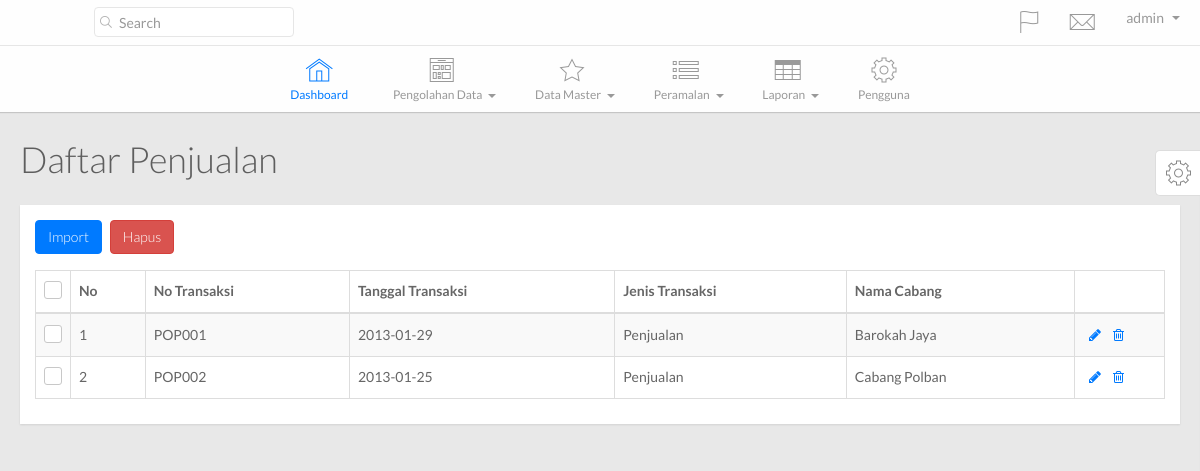
The app's page /main.php?hal=daftar_penjualan (signed in), older data.
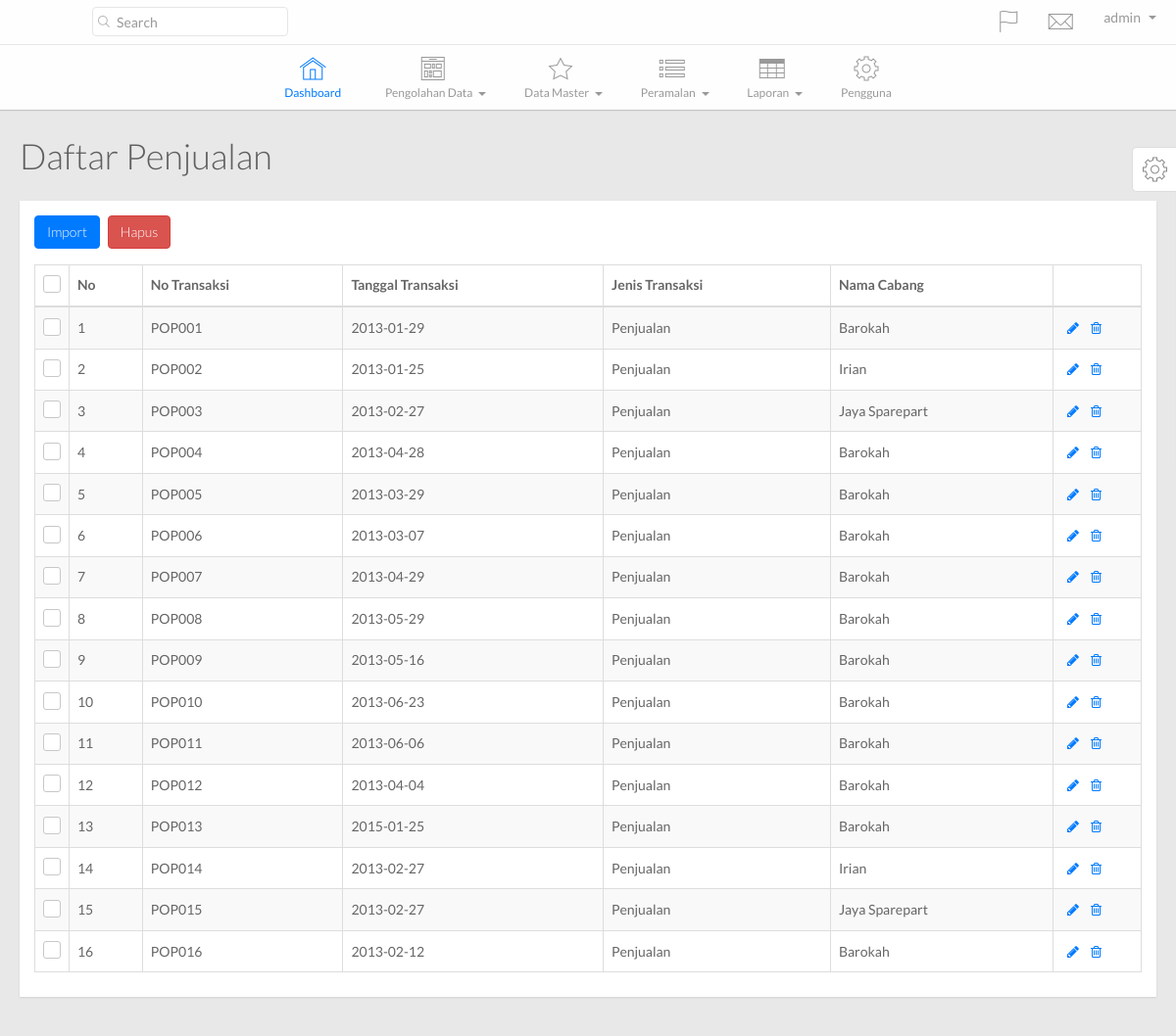
The same page, newer data.
### tables this page shows
CREATE TABLE IF NOT EXISTS `tb_penjualan` (
  `id_transaksi` varchar(30) NOT NULL,
  `tgl_jual` date NOT NULL,
  `kode_cabang` varchar(30) NOT NULL,
  `kode_admin` varchar(16) NOT NULL,
  `kode_jenistransaksijual` varchar(30) NOT NULL,
  PRIMARY KEY (`id_transaksi`),
  KEY `kode_cabang` (`kode_cabang`,`kode_jenistransaksijual`),
  KEY `kode_jenistransaksijual` (`kode_jenistransaksijual`)
);

CREATE TABLE IF NOT EXISTS `tb_jenistransaksijual` (
  `kode_jenistransaksijual` varchar(35) NOT NULL,
  `jenis_transaksijual` varchar(75) NOT NULL,
  PRIMARY KEY (`kode_jenistransaksijual`)
);

CREATE TABLE IF NOT EXISTS `tb_cabang` (
  `kode_cabang` varchar(30) NOT NULL,
  `nama_cabang` varchar(75) NOT NULL,
  `alamat_cabang` varchar(200) NOT NULL,
  `telepon_cabang` varchar(20) NOT NULL,
  `kode_admin` varchar(35) NOT NULL,
  PRIMARY KEY (`kode_cabang`),
  KEY `kode_admin` (`kode_admin`)
);

### config/SimplePDO.php (called while the page is built, shortened)
<?php
class SimplePDO {
    private $pdo = null;
    static $inst = null;
    static $settings = array(
        'host' => '',
        'user' => '',
        'password' => '',
        'database' => '',
        'results' => 'object',
        'charset' => 'utf8'
    );
    public function __construct()
    {
        $fetch_mode = ( self::$settings["results"] == 'object' ) ? PDO::FETCH_OBJ : PDO::FETCH_ASSOC;
        $options = array(
            PDO::ATTR_DEFAULT_FETCH_MODE => $fetch_mode,
            PDO::ATTR_ERRMODE => PDO::ERRMODE_EXCEPTION,
            PDO::MYSQL_ATTR_INIT_COMMAND => "SET NAMES ".self::$settings["charset"],
            PDO::ATTR_EMULATE_PREPARES => false
        );
        $dsn = 'mysql:dbname='.self::$settings["database"].';host='.self::$settings["host"].';charset='.self::$settings["charset"];
        try {
            $this->pdo = new PDO( $dsn, self::$settings["user"], self::$settings["password"], $options );
        } catch( PDOException $e ) {
            trigger_error( $e->getMessage() );
        }
    }
    public function query( $query, $bindings = array(), $internal_call = false )
    {
        try {
            $this->c_query = $this->pdo->prepare( $query );
            if( empty( $bindings ) )
            {
                $this->c_query->execute();
            }
            else
            {
                $this->c_query->execute( (array)$bindings );
            }
            if( $internal_call === true )
            {
                return $this->c_query;
            }
            elseif( $this->c_query && $this->lastid() )
            {
                return $this->lastid();
            }
            else
            {
                return false;
            }
        } catch( PDOException $e ) {
            trigger_error( $e->getMessage() );
        }
    }
    public function get_results( $query, $bindings = array() )
    {
        $this->c_query = $this->query( $query, $bindings, true );
        if( $this->c_query )
        {
            return $this->c_query->fetchAll();
        }
        else
        {
            return false;
        }
    }
    static function getInstance()
    {
        if( self::$inst == null )
        {
            self::$inst = new SimplePDO();
        }
        return self::$inst;
    }
    static function set_options( $array = array() )
    {
        if( !empty( $array ) )
        {
            foreach( $array as $k => $v )
            {
                if( isset( self::$settings[$k] ) )
                {
                    self::$settings[$k] = $v;
                }
            }
        }
    }
}

### template/daftar_penjualan.php (the view, shortened to what the changed rows need)
<?php $database = SimplePDO::getInstance();
      $query = $database->get_results("SELECT * FROM tb_penjualan tp JOIN tb_cabang tc ON tc.kode_cabang=tp.kode_cabang JOIN tb_jenistransaksijual tj ON tj.kode_jenistransaksijual=tp.kode_jenistransaksijual");?>
        <div class="page-title">
          <h1>
            Daftar Penjualan
          </h1>
        </div>
        <div class="row">
          <div class="col-lg-12">
            <div class="widget-container fluid-height clearfix">
              <div class="widget-content padded clearfix">
                <table class="table table-bordered table-striped" id="dataTable1">
                  <thead>
                    <th class="check-header hidden-xs">
                      <label><input id="checkAll" name="checkAll" type="checkbox"/><span></span></label>
                    </th>
                    <th>
                      No
                    </th>
                    <th>
                      No Transaksi
                    </th>
                    <th class="hidden-xs">
                      Tanggal Transaksi
                    </th>
                    <th class="hidden-xs">
                      Jenis Transaksi
                    </th>
                    <th class="hidden-xs">
                      Nama Cabang
                    </th>
                    <th></th>
                  </thead>
                  <tbody>
             <?php $i = 1; foreach($query as $row){?>
                    <tr>
                      <td class="check hidden-xs">
                        <label><input name="optionsRadios1" type="checkbox" value="<?php echo $row->id_transaksi;?>"><span></span></label>
                      </td>
                      <td>
                          <?php echo $i;?>
                      </td>
                      <td class="hidden-xs">
                        <?php echo $row->id_transaksi;?>
                      </td>
                      <td class="hidden-xs">
                        <?php echo $row->tgl_jual;?>
                      </td>
                      <td class="hidden-xs">
                        <?php echo $row->jenis_transaksijual;?>
                      </td>
                      <td class="hidden-xs">
                        <?php echo $row->nama_cabang;?>
                      </td>
                      <td class="actions">
                        <div class="action-buttons">
                          <a class="table-actions" href="main.php?hal=ubah_barang&id=<?php echo $row->id_transaksi;?>"><i class="fa fa-pencil"></i></a><a class="table-actions" href="proses/hapus_barang.php?id=<?php echo $row->id_transaksi;?>"><i class="fa fa-trash-o"></i></a>
                        </div>
                      </td>
                    </tr>
              <?php $i++; }?>
                  </tbody>
                </table>
              </div>
            </div>
          </div>
        </div>

Row changes from the older to the newer data that the page shows:
changed through a linked row, tb_penjualan "POP001": kode_cabang.nama_cabang "Barokah Jaya" → "Barokah"
changed through a linked row, tb_penjualan "POP002": kode_cabang.nama_cabang "Cabang Polban" → "Irian"
added tb_penjualan: id_transaksi "POP003", tgl_jual "2013-02-27", kode_jenistransaksijual.jenis_transaksijual "Penjualan", kode_cabang.nama_cabang "Jaya Sparepart"
added tb_penjualan: id_transaksi "POP004", tgl_jual "2013-04-28", kode_jenistransaksijual.jenis_transaksijual "Penjualan", kode_cabang.nama_cabang "Barokah"
added tb_penjualan: id_transaksi "POP005", tgl_jual "2013-03-29", kode_jenistransaksijual.jenis_transaksijual "Penjualan", kode_cabang.nama_cabang "Barokah"
added tb_penjualan: id_transaksi "POP006", tgl_jual "2013-03-07", kode_jenistransaksijual.jenis_transaksijual "Penjualan", kode_cabang.nama_cabang "Barokah"
added tb_penjualan: id_transaksi "POP007", tgl_jual "2013-04-29", kode_jenistransaksijual.jenis_transaksijual "Penjualan", kode_cabang.nama_cabang "Barokah"
added tb_penjualan: id_transaksi "POP008", tgl_jual "2013-05-29", kode_jenistransaksijual.jenis_transaksijual "Penjualan", kode_cabang.nama_cabang "Barokah"
added tb_penjualan: id_transaksi "POP009", tgl_jual "2013-05-16", kode_jenistransaksijual.jenis_transaksijual "Penjualan", kode_cabang.nama_cabang "Barokah"
added tb_penjualan: id_transaksi "POP010", tgl_jual "2013-06-23", kode_jenistransaksijual.jenis_transaksijual "Penjualan", kode_cabang.nama_cabang "Barokah"
added tb_penjualan: id_transaksi "POP011", tgl_jual "2013-06-06", kode_jenistransaksijual.jenis_transaksijual "Penjualan", kode_cabang.nama_cabang "Barokah"
added tb_penjualan: id_transaksi "POP012", tgl_jual "2013-04-04", kode_jenistransaksijual.jenis_transaksijual "Penjualan", kode_cabang.nama_cabang "Barokah"
added tb_penjualan: id_transaksi "POP013", tgl_jual "2015-01-25", kode_jenistransaksijual.jenis_transaksijual "Penjualan", kode_cabang.nama_cabang "Barokah"
added tb_penjualan: id_transaksi "POP014", tgl_jual "2013-02-27", kode_jenistransaksijual.jenis_transaksijual "Penjualan", kode_cabang.nama_cabang "Irian"
added tb_penjualan: id_transaksi "POP015", tgl_jual "2013-02-27", kode_jenistransaksijual.jenis_transaksijual "Penjualan", kode_cabang.nama_cabang "Jaya Sparepart"
added tb_penjualan: id_transaksi "POP016", tgl_jual "2013-02-12", kode_jenistransaksijual.jenis_transaksijual "Penjualan", kode_cabang.nama_cabang "Barokah"
